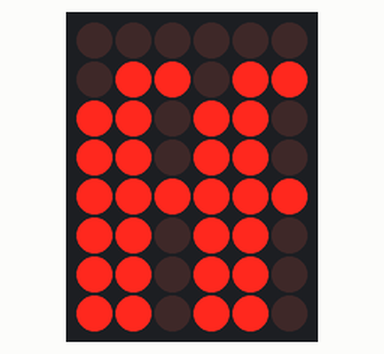
The sketch below on a simulated Arduino Uno, built with avr-gcc and run on an emulated ATmega328P. Parts: 6×8 LED matrix. Wiring (inferred from the names in the program): LED matrix (orientation assumed): rows pin 6, pin 3, pin 8, pin 2, A2, pin 9, pin 12, A5; columns pin 4, pin 5, pin 7, pin 11, A3, A4.

Above: at 0.26 s.
At 0.69 s:
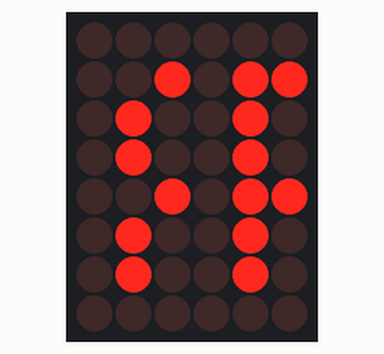
At 1.4 s:
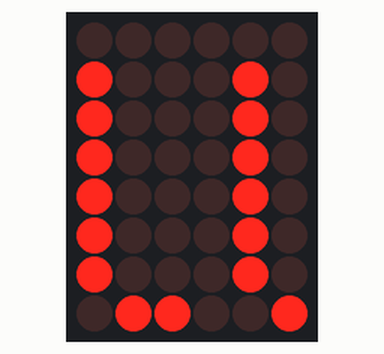
At 2.39 s:
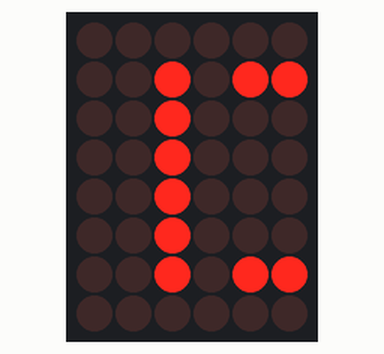
At 2.8 s:
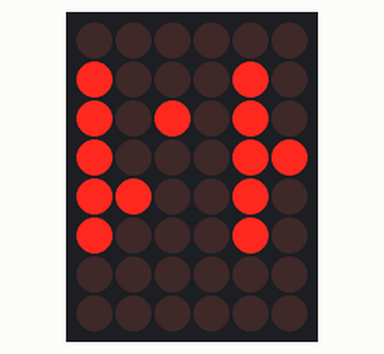
At 3.22 s:
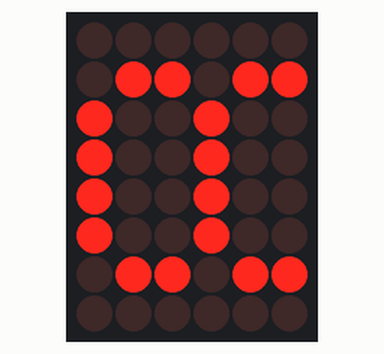

Measured:
- by itself, everything shown: repeats every 3.4 s, in 7 steps
- what the display in image 0 shows lasts 0.5 s, from 0.0 s to 0.5 s
- what the display in image 2 shows lasts 0.9 s, from 1.3 s to 2.2 s

The sketch:

final_matrix.ino
```cpp
#define ROW_1 6
#define ROW_2 3
#define ROW_3 8
#define ROW_4 2
#define ROW_5 A2
#define ROW_6 9
#define ROW_7 12
#define ROW_8 A5

#define COL_1 10
#define COL_2 11
#define COL_3 A3
#define COL_4 7
#define COL_5 A4
#define COL_6 5
#define COL_7 4
#define COL_8 13

const byte rows[] = {
  ROW_1, ROW_2, ROW_3, ROW_4, ROW_5, ROW_6, ROW_7, ROW_8
};

byte star1[] = {B00000110, B11000010, B10100100, B00011000, B00011000, B00100101, B01000011, B01100000};
byte star2[] = {B00110000, B00100000, B00100111, B00011001, B10011000, B11100100, B00000100, B00001100};
byte star3[] = {B00000110, B10001000, B10010000, B01011100, B00111010, B00001001, B00010001, B01100000};
byte ALL[] = {B11111111, B11111111, B11111111, B11111111, B11111111, B11111111, B11111111, B11111111};
byte EX[] = {B00000000, B00010000, B00010000, B00010000, B00010000, B00000000, B00010000, B00000000};
byte A[] = {0b00000000,0b00111100,0b01100110,0b01100110,0b01111110,0b01100110,0b01100110,0b01100110};
byte B[] = {B01111000, B01001000, B01001000, B01110000, B01001000, B01000100, B01000100, B01111100};
byte C[] = {B00000000, B00011110, B00100000, B01000000, B01000000, B01000000, B00100000, B00011110};
byte D[] = {B00000000, B00111000, B00100100, B00100010, B00100010, B00100100, B00111000, B00000000};

byte E[] = {B00000000, B00111100, B00100000, B00111000, B00100000, B00100000, B00111100, B00000000};

byte F[] = {0b00000000,0b00111110,0b00100000,0b00100000,0b00111100,0b00100000,0b00100000,0b00100000};
byte G[] = {B00000000, B00111110, B00100000, B00100000, B00101110, B00100010, B00111110, B00000000};
byte H[] = {B00000000, B00100100, B00100100, B00111100, B00100100, B00100100, B00100100, B00000000};
byte I[] = {B00000000, B00111000, B00010000, B00010000, B00010000, B00010000, B00111000, B00000000};
byte J[] = {B00000000, B00011100, B00001000, B00001000, B00001000, B00101000, B00111000, B00000000};
byte K[] = {B00000000, B00100100, B00101000, B00110000, B00101000, B00100100, B00100100, B00000000};
byte L[] = {B00000000, B00100000, B00100000, B00100000, B00100000, B00100000, B00111100, B00000000};
byte M[] = {B00000000, B00000000, B01000100, B10101010, B10010010, B10000010, B10000010, B00000000};
byte N[] = {B00000000, B00100010, B00110010, B00101010, B00100110, B00100010, B00000000, B00000000};
byte O[] = {B00000000, B00111100, B01000010, B01000010, B01000010, B01000010, B00111100, B00000000};
byte P[] = {B00000000, B00111000, B00100100, B00100100, B00111000, B00100000, B00100000, B00000000};
byte Q[] = {B00000000, B00111100, B01000010, B01000010, B01000010, B01000110, B00111110, B00000001};
byte R[] = {B00000000, B00111000, B00100100, B00100100, B00111000, B00100100, B00100100, B00000000};
byte S[] = {B00000000, B00111100, B00100000, B00111100, B00000100, B00000100, B00111100, B00000000};
byte T[] = {B00000000, B01111100, B00010000, B00010000, B00010000, B00010000, B00010000, B00000000};
byte U[] = {0b00000000,0b00100010,0b00100010,0b00100010,0b00100010,0b00100010,0b00100010,0b00011100};
byte V[] = {B00000000, B00100010, B00100010, B00100010, B00010100, B00010100, B00001000, B00000000};
byte W[] = {B00000000, B10000010, B10010010, B01010100, B01010100, B00101000, B00000000, B00000000};
byte X[] = {B00000000, B01000010, B00100100, B00011000, B00011000, B00100100, B01000010, B00000000};
byte Y[] = {B00000000, B01000100, B00101000, B00010000, B00010000, B00010000, B00010000, B00000000};
byte Z[] = {B00000000, B00111100, B00000100, B00001000, B00010000, B00100000, B00111100, B00000000};
byte _[] = {0XFF, 0XFF, 0XFF, 0XFF, 0XFF , 0XFF, 0XFF, 0XFF};
byte heart[] = {0b00000000,0b01100110,0b11111111,0b11111111,0b01111110,0b00111100,0b00011000,0b00000000};
byte Uexc[] = {0b00000000,0b01000101,0b01000101,0b01000101,0b01000101,0b01000101, 0b01000100,0b00111001};
byte a[] = {0b00111110,0b00100010,0b00100010,0b00100010,0b00100010,0b00100010,0b00111110,0b00000000};
byte b[] = {0b00001000,0b00011000,0b00101000,0b00001000,0b00001000,0b00001000,0b00111110,0b00000000};
byte c[] = {0b00011000,0b00100100,0b00000100,0b00001000,0b00010000,0b00100000,0b00111100,0b00000000};
byte d[] ={0b00111100,0b00000010,  0b00000010,0b00111100,0b00000010,0b00000010,0b00111100,0b00000000};
byte e[]= {0b00100100,0b00100100,0b00100100,0b00111100,0b00000100,0b00000100,0b00000100, 0b00000000};
byte f[] = {0b00111100,0b00100000,0b00111000,0b00000100,0b00000100,0b00000100,0b00111000,0b00000000};
byte g[] = {0b00111100,0b00100000,0b00100000,0b00111100,0b00100100,0b00100100,0b00111100,0b00000000};
byte h[]= {0b00111110,0b00100010,0b00000100,0b00001000,0b00001000,0b00001000,0b00001000,0b00000000};
byte i[]={0b00111110,0b00100010,0b00100010,0b00111110,0b00100010,0b00100010,0b00111110,0b00000000};
byte j[] ={0b00111100,0b00100100,0b00100100,0b00111100,0b00000100,0b00000100,0b00111000,0b00000000};
byte Smiley[] = {0b00011100,0b00100010, 0b01010101,0b01000001,0b01100011,0b01011101,0b00100010,0b00011100};

int delayTime = 50;
int counter = 0;

void setup() {
    pinMode(ROW_1, OUTPUT);
    pinMode(ROW_2, OUTPUT);
    pinMode(ROW_3, OUTPUT);
    pinMode(ROW_4, OUTPUT);
    pinMode(ROW_5, OUTPUT);
    pinMode(ROW_6, OUTPUT);
    pinMode(ROW_7, OUTPUT);
    pinMode(ROW_8, OUTPUT);
    pinMode(COL_1, OUTPUT);
    pinMode(COL_2, OUTPUT);
    pinMode(COL_3, OUTPUT);
    pinMode(COL_4, OUTPUT);
    pinMode(COL_5, OUTPUT);
    pinMode(COL_6, OUTPUT);
    pinMode(COL_7, OUTPUT);
    pinMode(COL_8, OUTPUT);

}

void loop() {
while (counter <= delayTime){
drawScreen(A);
counter = counter + 1;
}
while(counter <= delayTime * 2){
  drawScreen(R);
  counter = counter + 1;
}

while(counter <= delayTime * 3){
  drawScreen(D);
  counter = counter + 1;
}
while(counter <= delayTime * 5){
  drawScreen(U);
  counter = counter + 1;
}
while(counter <= delayTime * 6){
  drawScreen(I);
  counter = counter + 1;
}
while(counter <= delayTime * 7){
  drawScreen(N);
  counter = counter + 1;
}

while(counter <= delayTime * 8){
  drawScreen(O);
  counter = counter + 1;
}

counter = 0;
}

void  drawScreen(byte buffer2[]) {


  // Turn on each row in series
  for (int i = 0; i < 8; i++) {
    setColumns(buffer2[i]); // Set columns for this specific row

    digitalWrite(rows[i], HIGH);
    delay(1); // Set this to 50 or 100 if you want to see the multiplexing effect!
    digitalWrite(rows[i], LOW);

  }
}


void setColumns(byte b) {
  digitalWrite(COL_1, (~b >> 7) & 0x01); // Get the 1st bit: 10000000
  digitalWrite(COL_2, (~b >> 6) & 0x01); // Get the 2nd bit: 01000000
  digitalWrite(COL_3, (~b >> 5) & 0x01); // Get the 3rd bit: 00100000
  digitalWrite(COL_4, (~b >> 4) & 0x01); // Get the 4th bit: 00010000
  digitalWrite(COL_5, (~b >> 3) & 0x01); // Get the 5th bit: 00001000
  digitalWrite(COL_6, (~b >> 2) & 0x01); // Get the 6th bit: 00000100
  digitalWrite(COL_7, (~b >> 1) & 0x01); // Get the 7th bit: 00000010
  digitalWrite(COL_8, (~b >> 0) & 0x01); // Get the 8th bit: 00000001

  // If the polarity of your matrix is the opposite of mine
  // remove all the '~' above.
}
```
